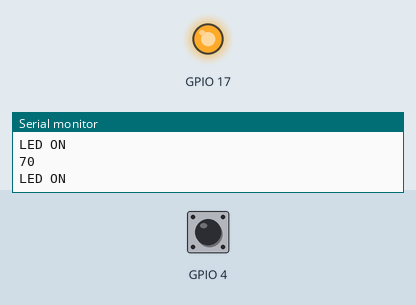
Bench run of a sketch on a simulated ESP32. Shown: output pins drawn as LEDs (lit = HIGH), the last lines printed to the serial monitor. The inputs (shaded band) are chosen by the test bench; at power-on: GPIO 4 HIGH.

Above: at 2.2 s.
2.3 s: GPIO 4 pulled LOW for 0.15 s
At 2.38 s:
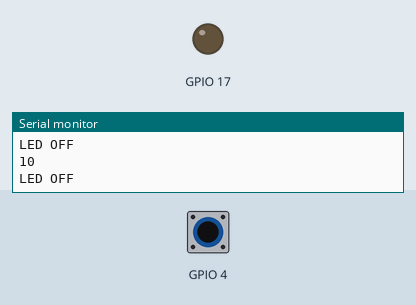
3.9 s: GPIO 4 pulled LOW for 3.2 s
At 8.0 s:
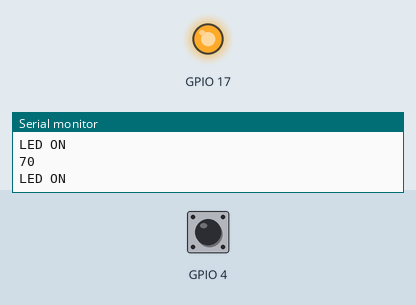
Timing chart, 0 to 9.5 s (numbered marks = the images above; inputs shaded):
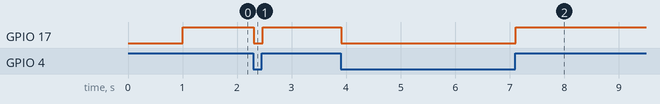

Measured:
- after the input at 2.3 s, GPIO 17: HIGH → LOW at once, → HIGH 0.16 s later
- after the input at 3.9 s, GPIO 17: HIGH → LOW at once, → HIGH 3.2 s later

The sketch:

ESP32_Touch_sensor_test.ino
```cpp
void setup() {
  // put your setup code here, to run once:
  Serial.begin(115200);
  delay(1000);
  Serial.println("ESP32 Touch Sensor Test");
  pinMode(17,OUTPUT);
  digitalWrite(17,LOW);
}

void loop() {
  // put your main code here, to run repeatedly:
  int value = touchRead(4);
  Serial.println(value);
  if(value >= 50)
  {
    digitalWrite(17,HIGH);
    Serial.println("LED ON");
    delay(10);
    }else if(value < 50)
    {
      digitalWrite(17,LOW);
      Serial.println("LED OFF");
    delay(10);
      }
  delay(10);
}
```
